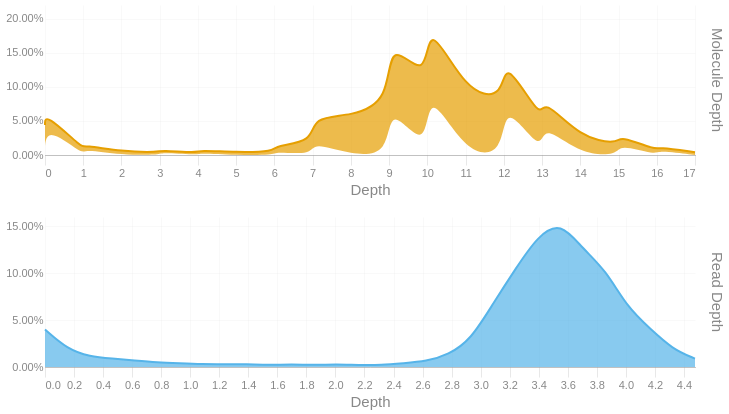

The code cell stored with this chart in its notebook:
### Code cell
readdep = depth_hist(tb['Read Depth'], q99, 3)
readdep['Metric'] = 'Read Depth'
if not SKIPLR:
    moldep = depth_hist(tb['Molecule Depth'], mol_q99, 0)
    moldep['Metric'] = 'Molecule Depth'
    _hist = pd.concat([readdep, moldep])
    _hist= _hist[_hist['Proportion'] != 0]
    with SafeRender(_hist):
        (
            alt.Chart(_hist)        
            .mark_area(interpolate = "basis")
            .encode(
                x=alt.X('Bin:Q').scale(domainMin=0).axis(alt.Axis(title='Depth')),
                y = alt.Y('Proportion:Q', title = None).axis(format = '.2%'),
                color = alt.Color('Metric:N').legend(None),
                row = alt.Row("Metric:N").header(title = None, labelOrient = 'right'),
                tooltip = [
                    alt.Tooltip("Metric:N", title = "Metric"),
                    alt.Tooltip('Interval:N', title = "Depth Interval"),
                    alt.Tooltip('Proportion:Q', title = "% Alignments").format('.2%')
                ]
            )
            .resolve_scale(x='independent', y='independent')
            .properties(
                height = 150, width = 650,
                usermeta={'embedOptions': {'downloadFileName': f'{samplename}.depth.hist'}}
            )
        ).display()
else:
    readdep= readdep[readdep['Proportion'] != 0]
    with SafeRender(readdep):
        (
            alt.Chart(readdep)        
            .mark_area(interpolate = "basis")
            .encode(
                x=alt.X('Bin:Q').scale(domainMin=0).axis(alt.Axis(title='Depth')),
                y = alt.Y('Proportion:Q', title = None).axis(format = '.2%'),
                tooltip = [
                    alt.Tooltip('Interval:N', title = "Depth Interval"),
                    alt.Tooltip('Proportion:Q', title = "% Alignments").format('.2%')
                ]
            )
            .properties(
                usermeta={'embedOptions': {'downloadFileName': f'{samplename}.depth.hist'}}
            )
        ).display()

### Figure 1 — Vega-Lite specification as saved in the notebook (floating-point values rounded to 4 significant figures)
{"width": 650, "height": 150, "config": {"title": {"anchor": "start", "dy": -15, "fontSize": 18, "color": "#888888", "subtitleColor": "#888888", "subtitleFontSize": 14}, "arc": {"fill": "#0072B2"}, "axis": {"domainColor": "#888888", "domainWidth": 0.5, "gridWidth": 0.2, "grid": false, "titleFontWeight": 400, "titleFontSize": 15, "labelFontSize": 11, "labelColor": "#888888", "tickColor": "#888888", "tickWidth": 0.2, "titleColor": "#888888"}, "axisBand": {"grid": false}, "axisX": {"grid": true, "tickSize": 10, "domainCap": "round"}, "axisY": {"domain": false, "grid": true, "tickSize": 0, "domainCap": "round"}, "background": "transparent", "header": {"labelFontSize": 15, "labelColor": "#888888", "titleFontSize": 15, "titleFontWeight": 600, "titleColor": "#888888"}, "legend": {"labelFont": "sans-serif", "labelFontSize": 12, "labelColor": "#888888", "symbolSize": 100, "symbolType": "circle", "titleFontSize": 12, "titlePadding": 10, "titleColor": "#888888", "title": null}, "range": {"category": ["#E69F00", "#56B4E9", "#009E73", "#F0E442", "#0072B2", "#D55E00", "#CC79A7", "#000000"], "diverging": ["#cfe8f3", "#a2d4ec", "#73bfe2", "#46abdb", "#1696d2", "#12719e"]}, "area": {"fill": "#0072B2", "fillOpacity": 0.7, "line": true, "strokeOpacity": 0.7}, "line": {"color": "#0072B2", "stroke": "#0072B2", "strokeWidth": 2}, "trail": {"color": "#0072B2", "stroke": "#0072B2", "strokeWidth": 0, "size": 1}, "point": {"filled": true}, "text": {"color": "#888888", "fontSize": 11, "align": "right", "fontWeight": 400, "size": 11}, "bar": {"fill": "#0072B2", "stroke": null}, "view": {"stroke": null, "continuousWidth": 660, "continuousHeight": 400}}, "data": {"name": "data-3f4720283e27f736fe9f8a080204a1c6"}, "mark": {"type": "area", "interpolate": "basis"}, "encoding": {"color": {"field": "Metric", "legend": null, "type": "nominal"}, "row": {"field": "Metric", "header": {"title": null, "labelOrient": "right"}, "type": "nominal"}, "tooltip": [{"field": "Metric", "title": "Metric", "type": "nominal"}, {"field": "Interval", "title": "Depth Interval", "type": "nominal"}, {"field": "Proportion", "format": ".2%", "title": "% Alignments", "type": "quantitative"}], "x": {"axis": {"title": "Depth"}, "field": "Bin", "scale": {"domainMin": 0}, "type": "quantitative"}, "y": {"axis": {"format": ".2%"}, "field": "Proportion", "title": null, "type": "quantitative"}}, "resolve": {"scale": {"x": "independent", "y": "independent"}}, "usermeta": {"embedOptions": {"downloadFileName": "05-6-VD-bead5-DNA1p5-MEB10-10486428-23H72MLT3-L3_trimmed.depth.hist"}}, "$schema": "https://vega.github.io/schema/vega-lite/v6.4.1.json", "datasets": {"data-3f4720283e27f736fe9f8a080204a1c6": [{"Bin": 0.0, "Interval": "0.0-0.154", "Proportion": 0.04, "Metric": "Read Depth"}, {"Bin": 0.154, "Interval": "0.154-0.309", "Proportion": 0.019, "Metric": "Read Depth"}, {"Bin": 0.309, "Interval": "0.309-0.463", "Proportion": 0.011, "Metric": "Read Depth"}, {"Bin": 0.463, "Interval": "0.463-0.617", "Proportion": 0.009, "Metric": "Read Depth"}, {"Bin": 0.617, "Interval": "0.617-0.772", "Proportion": 0.007, "Metric": "Read Depth"}, {"Bin": 0.772, "Interval": "0.772-0.926", "Proportion": 0.005, "Metric": "Read Depth"}, {"Bin": 0.926, "Interval": "0.926-1.08", "Proportion": 0.004, "Metric": "Read Depth"}, {"Bin": 1.08, "Interval": "1.08-1.235", "Proportion": 0.003, "Metric": "Read Depth"}, {"Bin": 1.235, "Interval": "1.235-1.389", "Proportion": 0.003, "Metric": "Read Depth"}, {"Bin": 1.389, "Interval": "1.389-1.543", "Proportion": 0.003, "Metric": "Read Depth"}, {"Bin": 1.543, "Interval": "1.543-1.698", "Proportion": 0.002, "Metric": "Read Depth"}, {"Bin": 1.698, "Interval": "1.698-1.852", "Proportion": 0.003, "Metric": "Read Depth"}, {"Bin": 1.852, "Interval": "1.852-2.006", "Proportion": 0.002, "Metric": "Read Depth"}, {"Bin": 2.006, "Interval": "2.006-2.161", "Proportion": 0.003, "Metric": "Read Depth"}, {"Bin": 2.161, "Interval": "2.161-2.315", "Proportion": 0.002, "Metric": "Read Depth"}, {"Bin": 2.315, "Interval": "2.315-2.469", "Proportion": 0.002, "Metric": "Read Depth"}, {"Bin": 2.469, "Interval": "2.469-2.624", "Proportion": 0.004, "Metric": "Read Depth"}, {"Bin": 2.624, "Interval": "2.624-2.778", "Proportion": 0.006, "Metric": "Read Depth"}, {"Bin": 2.778, "Interval": "2.778-2.932", "Proportion": 0.013, "Metric": "Read Depth"}, {"Bin": 2.932, "Interval": "2.932-3.087", "Proportion": 0.029, "Metric": "Read Depth"}, {"Bin": 3.087, "Interval": "3.087-3.241", "Proportion": 0.068, "Metric": "Read Depth"}, {"Bin": 3.241, "Interval": "3.241-3.395", "Proportion": 0.105, "Metric": "Read Depth"}, {"Bin": 3.395, "Interval": "3.395-3.55", "Proportion": 0.14, "Metric": "Read Depth"}, {"Bin": 3.55, "Interval": "3.55-3.704", "Proportion": 0.155, "Metric": "Read Depth"}, {"Bin": 3.704, "Interval": "3.704-3.858", "Proportion": 0.126, "Metric": "Read Depth"}, {"Bin": 3.858, "Interval": "3.858-4.013", "Proportion": 0.104, "Metric": "Read Depth"}, {"Bin": 4.013, "Interval": "4.013-4.167", "Proportion": 0.063, "Metric": "Read Depth"}, {"Bin": 4.167, "Interval": "4.167-4.321", "Proportion": 0.041, "Metric": "Read Depth"}, {"Bin": 4.321, "Interval": "4.321-4.476", "Proportion": 0.019, "Metric": "Read Depth"}, {"Bin": 4.476, "Interval": "4.476-4.63", "Proportion": 0.009, "Metric": "Read Depth"}, {"Bin": 0.0, "Interval": "0-0", "Proportion": 0.044, "Metric": "Molecule Depth"}, {"Bin": 0.0, "Interval": "0-1", "Proportion": 0.018, "Metric": "Molecule Depth"}, {"Bin": 1.0, "Interval": "1-1", "Proportion": 0.009, "Metric": "Molecule Depth"}, {"Bin": 1.0, "Interval": "1-2", "Proportion": 0.006, "Metric": "Molecule Depth"}, {"Bin": 2.0, "Interval": "2-3", "Proportion": 0.005, "Metric": "Molecule Depth"}, {"Bin": 3.0, "Interval": "3-3", "Proportion": 0.004, "Metric": "Molecule Depth"}, {"Bin": 3.0, "Interval": "3-4", "Proportion": 0.003, "Metric": "Molecule Depth"}, {"Bin": 4.0, "Interval": "4-4", "Proportion": 0.003, "Metric": "Molecule Depth"}, {"Bin": 4.0, "Interval": "4-5", "Proportion": 0.004, "Metric": "Molecule Depth"}, {"Bin": 5.0, "Interval": "5-6", "Proportion": 0.004, "Metric": "Molecule Depth"}, {"Bin": 6.0, "Interval": "6-6", "Proportion": 0.005, "Metric": "Molecule Depth"}, {"Bin": 6.0, "Interval": "6-7", "Proportion": 0.009, "Metric": "Molecule Depth"}, {"Bin": 7.0, "Interval": "7-7", "Proportion": 0.019, "Metric": "Molecule Depth"}, {"Bin": 7.0, "Interval": "7-8", "Proportion": 0.037, "Metric": "Molecule Depth"}, {"Bin": 8.0, "Interval": "8-9", "Proportion": 0.057, "Metric": "Molecule Depth"}, {"Bin": 9.0, "Interval": "9-9", "Proportion": 0.078, "Metric": "Molecule Depth"}, {"Bin": 9.0, "Interval": "9-10", "Proportion": 0.096, "Metric": "Molecule Depth"}, {"Bin": 10.0, "Interval": "10-10", "Proportion": 0.104, "Metric": "Molecule Depth"}, {"Bin": 10.0, "Interval": "10-11", "Proportion": 0.1, "Metric": "Molecule Depth"}, {"Bin": 11.0, "Interval": "11-12", "Proportion": 0.091, "Metric": "Molecule Depth"}, {"Bin": 12.0, "Interval": "12-12", "Proportion": 0.082, "Metric": "Molecule Depth"}, {"Bin": 12.0, "Interval": "12-13", "Proportion": 0.064, "Metric": "Molecule Depth"}, {"Bin": 13.0, "Interval": "13-13", "Proportion": 0.048, "Metric": "Molecule Depth"}, {"Bin": 13.0, "Interval": "13-14", "Proportion": 0.038, "Metric": "Molecule Depth"}, {"Bin": 14.0, "Interval": "14-15", "Proportion": 0.025, "Metric": "Molecule Depth"}, {"Bin": 15.0, "Interval": "15-15", "Proportion": 0.016, "Metric": "Molecule Depth"}, {"Bin": 15.0, "Interval": "15-16", "Proportion": 0.013, "Metric": "Molecule Depth"}, {"Bin": 16.0, "Interval": "16-16", "Proportion": 0.007, "Metric": "Molecule Depth"}, {"Bin": 16.0, "Interval": "16-17", "Proportion": 0.005, "Metric": "Molecule Depth"}, {"Bin": 17.0, "Interval": "17-18.1057", "Proportion": 0.004, "Metric": "Molecule Depth"}]}}
